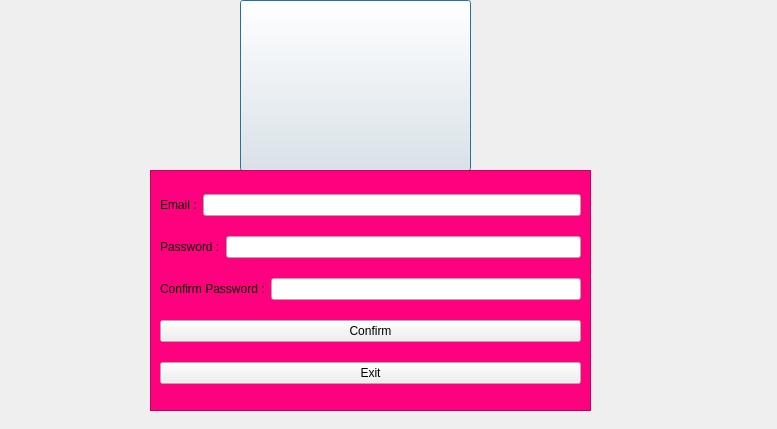
<?xml version="1.0" encoding="UTF-8"?>
<ui version="4.0">
 <class>Dialog</class>
 <widget class="QDialog" name="Dialog">
  <property name="geometry">
   <rect>
    <x>0</x>
    <y>0</y>
    <width>777</width>
    <height>429</height>
   </rect>
  </property>
  <property name="windowTitle">
   <string>Dialog</string>
  </property>
  <widget class="QPushButton" name="pushButton">
   <property name="geometry">
    <rect>
     <x>240</x>
     <y>0</y>
     <width>231</width>
     <height>171</height>
    </rect>
   </property>
   <property name="maximumSize">
    <size>
     <width>500</width>
     <height>500</height>
    </size>
   </property>
   <property name="styleSheet">
    <string notr="true">QPushButton
{
background-image:url(&quot;C://Users//yeshu//Desktop//signup.jpg&quot;);
}</string>
   </property>
   <property name="text">
    <string/>
   </property>
  </widget>
  <widget class="QFrame" name="frame">
   <property name="geometry">
    <rect>
     <x>150</x>
     <y>170</y>
     <width>441</width>
     <height>241</height>
    </rect>
   </property>
   <property name="styleSheet">
    <string notr="true">QFrame
{
background-color:#ff007f;
}</string>
   </property>
   <property name="frameShape">
    <enum>QFrame::StyledPanel</enum>
   </property>
   <property name="frameShadow">
    <enum>QFrame::Raised</enum>
   </property>
   <layout class="QVBoxLayout" name="verticalLayout">
    <item>
     <layout class="QHBoxLayout" name="horizontalLayout">
      <item>
       <widget class="QLabel" name="label">
        <property name="text">
         <string>Email :</string>
        </property>
       </widget>
      </item>
      <item>
       <widget class="QLineEdit" name="Email_lineEdit"/>
      </item>
     </layout>
    </item>
    <item>
     <layout class="QHBoxLayout" name="horizontalLayout_2">
      <item>
       <widget class="QLabel" name="label_2">
        <property name="text">
         <string>Password :</string>
        </property>
       </widget>
      </item>
      <item>
       <widget class="QLineEdit" name="Pass_lineEdit">
        <property name="echoMode">
         <enum>QLineEdit::Password</enum>
        </property>
       </widget>
      </item>
     </layout>
    </item>
    <item>
     <layout class="QHBoxLayout" name="horizontalLayout_3">
      <item>
       <widget class="QLabel" name="label_3">
        <property name="text">
         <string>Confirm Password :</string>
        </property>
       </widget>
      </item>
      <item>
       <widget class="QLineEdit" name="Confirm_lineEdit">
        <property name="echoMode">
         <enum>QLineEdit::Password</enum>
        </property>
       </widget>
      </item>
     </layout>
    </item>
    <item>
     <widget class="QPushButton" name="Confirm_Button">
      <property name="text">
       <string>Confirm</string>
      </property>
     </widget>
    </item>
    <item>
     <widget class="QPushButton" name="Exit_Button">
      <property name="text">
       <string>Exit</string>
      </property>
     </widget>
    </item>
   </layout>
  </widget>
 </widget>
 <resources/>
 <connections/>
</ui>
